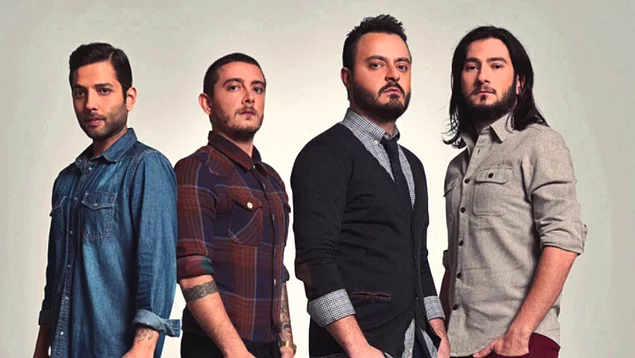
#> input picture img_1.jpg, 635 x 358 px, given in place of the camera
$ python usage_live.py
#> lines starting #> are read from the running program, lines starting #| are printed output that depends on the picture; after the words box and inside, x2 and y2 are one past the last pixel; in counts of white or black regions, pixels touching at a corner belong together
#> further down, frame is the input picture: shape (358, 635, 3); mean B, G, R 131.2, 133.4, 144.9
### face_blurer.py
import cv2


def blur_face(image, level=1):
#> called with level = 3
    faceCascade = cv2.CascadeClassifier("haarcascade_frontalface_default.xml")
    # Read the image

    gray = cv2.cvtColor(image, cv2.COLOR_BGR2GRAY)
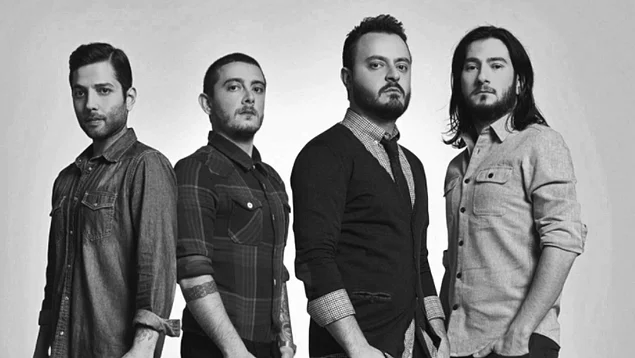
#> gray: shape (358, 635); min 0, max 255, mean 136.6

    # Detect faces in the image
    faces = faceCascade.detectMultiScale(
        gray,
        scaleFactor=1.1,
        minNeighbors=5,
        minSize=(30, 30),
    )
#> faces = [[60, 64, 68, 68], [352, 36, 73, 73], [451, 39, 68, 68], [210, 60, 69, 69]]
    # level_0 = 5  -> low
    # level_1 = 11 -> mid
    # level_2 = 17 -> high
    # and more
    bluring_level = (5+(level*6), 5+(level*6))

    if len(faces) != 0:         # If there are faces in the images
        for f in faces:         # For each face in the image
            # Get the origin co-ordinates and the length and width till where the face extends
            x, y, w, h = [v for v in f]
            sub_face = image[y:y+h, x:x+w]
            # apply a gaussian blur on this new recangle image
            sub_face = cv2.GaussianBlur(sub_face, bluring_level, 30)
            # merge this blurry rectangle to our final image
            image[y:y+sub_face.shape[0], x:x+sub_face.shape[1]] = sub_face
#> this loop made 4 passes
#> pass 1, in blur_face, `sub_face = image[y:y+h, x:x+w]`:
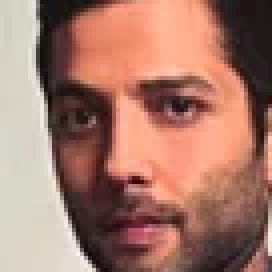
#> sub_face: shape (68, 68, 3) (shown 4 times larger); mean B, G, R 107.1, 120.5, 165.9
#> pass 1, in blur_face, `sub_face = cv2.GaussianBlur(sub_face, bluring_level, 30)`:
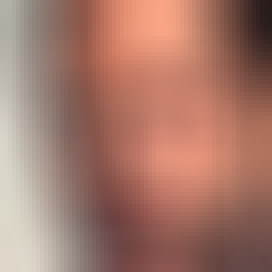
#> sub_face: shape (68, 68, 3) (shown 4 times larger); mean B, G, R 106.9, 120.3, 166
#> pass 2, in blur_face, `sub_face = cv2.GaussianBlur(sub_face, bluring_level, 30)`:
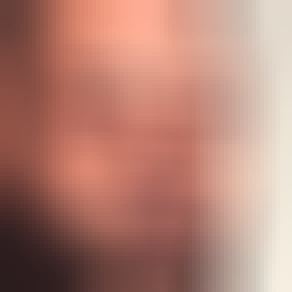
#> sub_face: shape (73, 73, 3) (shown 4 times larger); mean B, G, R 116.3, 129.3, 179.7
#> after the loop:
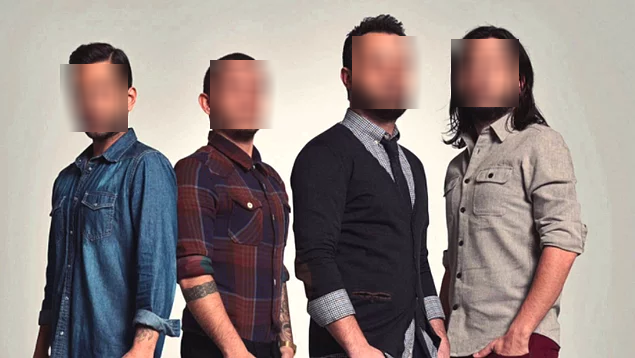
#> image: shape (358, 635, 3); 8.5% of pixels changed, all inside (x1, y1, x2, y2) = (60, 36, 519, 132)

    return image


def num_of_faces(image):
    faceCascade = cv2.CascadeClassifier("haarcascade_frontalface_default.xml")

    gray = cv2.cvtColor(image, cv2.COLOR_BGR2GRAY)
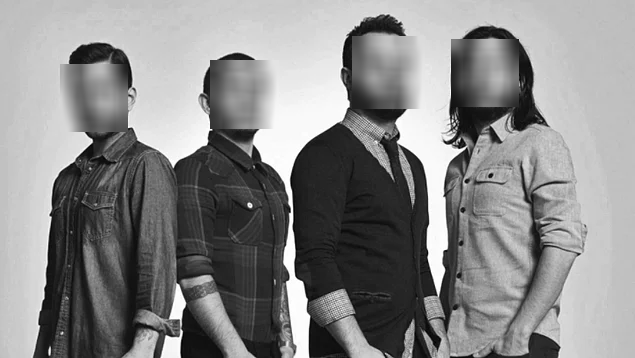
#> gray: shape (358, 635); min 0, max 255, mean 136.6

    # Detect faces in the image
    faces = faceCascade.detectMultiScale(
        gray,
        scaleFactor=1.1,
        minNeighbors=5,
        minSize=(30, 30),
    )
#> faces = [[443, 79, 122, 122]]
    return len(faces)

### usage_live.py
import cv2
import face_blurer

cap = cv2.VideoCapture(0)

while(True):
    # Capture frame-by-frame
    ret, frame = cap.read()

    # Display the resulting frame
    cv2.namedWindow('frame', cv2.WINDOW_NORMAL)
    cv2.resizeWindow('frame', 640, 480)

    frame = face_blurer.blur_face(frame, 3)
    num_of_faces_frame = face_blurer.num_of_faces(frame)
#> num_of_faces_frame = 1

    frame = cv2.putText(frame, str(num_of_faces_frame), (50, 50), cv2.FONT_HERSHEY_SIMPLEX,
                        2, (255, 0, 0), 3)
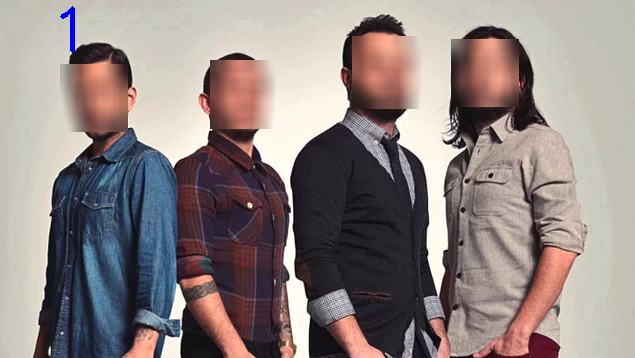
#> frame: shape (358, 635, 3); 0.12% of pixels changed, all inside (x1, y1, x2, y2) = (60, 6, 75, 53)
    cv2.imshow('frame', frame)

    if cv2.waitKey(1) & 0xFF == ord('q'):
#> (key q is pressed here)
        break

# When everything done, release the capture
cap.release()
cv2.destroyAllWindows()

$ run again, on img_0.png
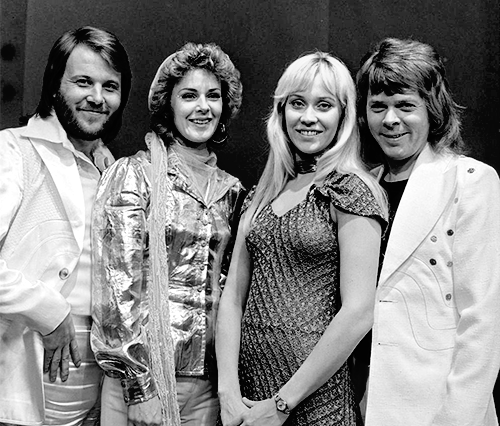
#> input picture img_0.png, 500 x 426 px, given in place of the camera
#> frame is the input picture: shape (426, 500, 3); min 0, max 255, mean 130.8
#> in blur_face, `faces = faceCascade.detectMultiScale( gray, scaleFactor=1.1, minNeighb..`: faces = [[168, 70, 66, 66], [56, 55, 75, 75], [267, 69, 87, 87], [354, 78, 74, 74]]
#> the loop in blur_face, `for f in faces:` made 4 passes
#> after the loop in blur_face, `for f in faces:`:
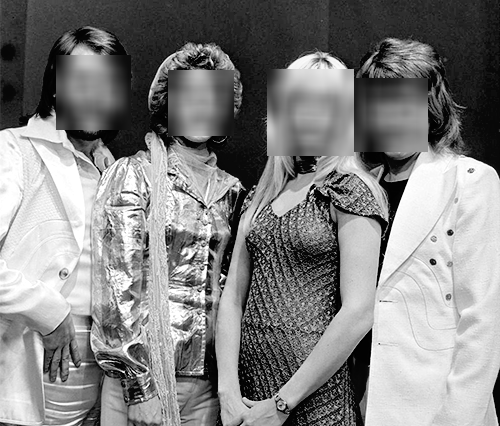
#> image: shape (426, 500, 3); 10.74% of pixels changed, all inside (x1, y1, x2, y2) = (56, 55, 428, 156)
#> in num_of_faces, `faces = faceCascade.detectMultiScale( gray, scaleFactor=1.1, minNeighb..`: faces = [[170, 75, 58, 58], [54, 52, 76, 76]]
#> num_of_faces_frame = 2
#> `frame = cv2.putText(frame, str(num_of_faces_frame), (50, 50), cv2.FONT..`:
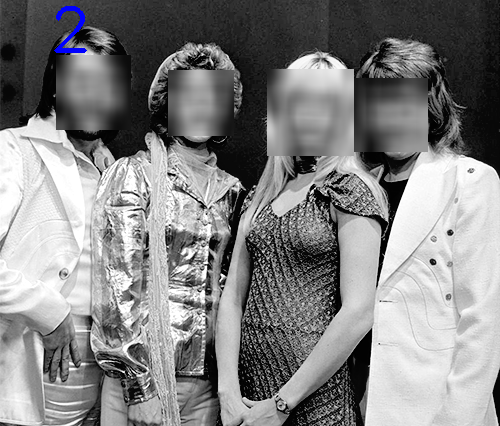
#> frame: shape (426, 500, 3); 0.23% of pixels changed, all inside (x1, y1, x2, y2) = (54, 6, 87, 53)
